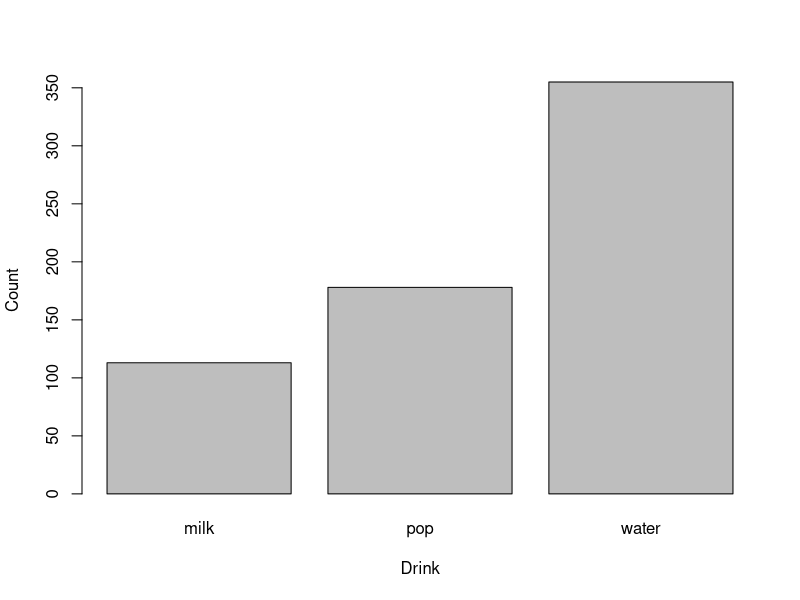
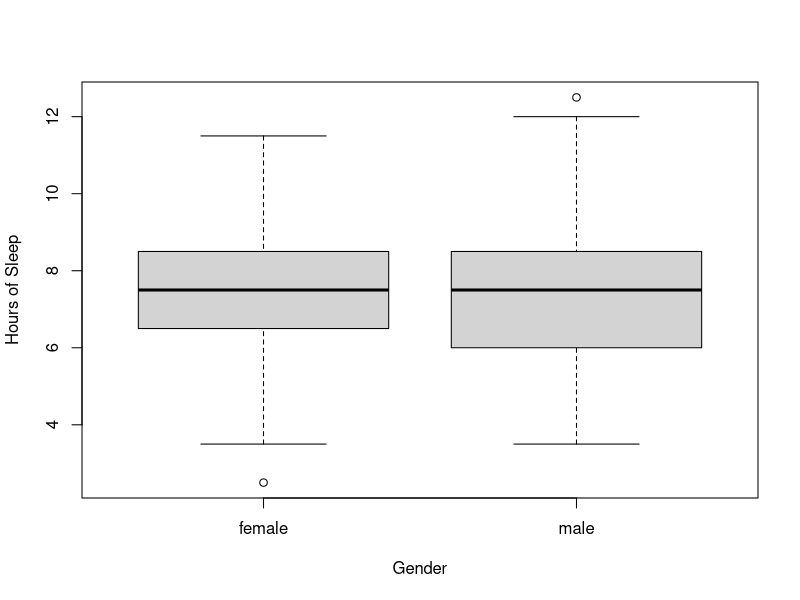
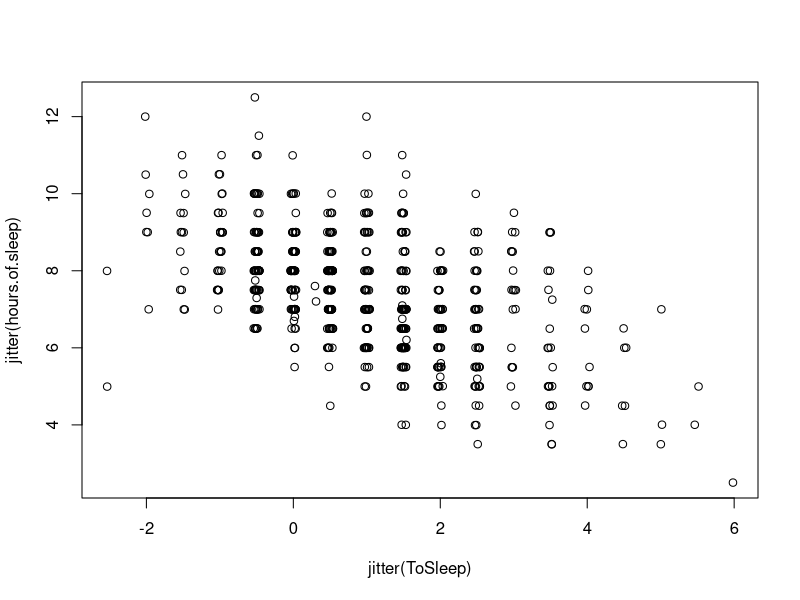
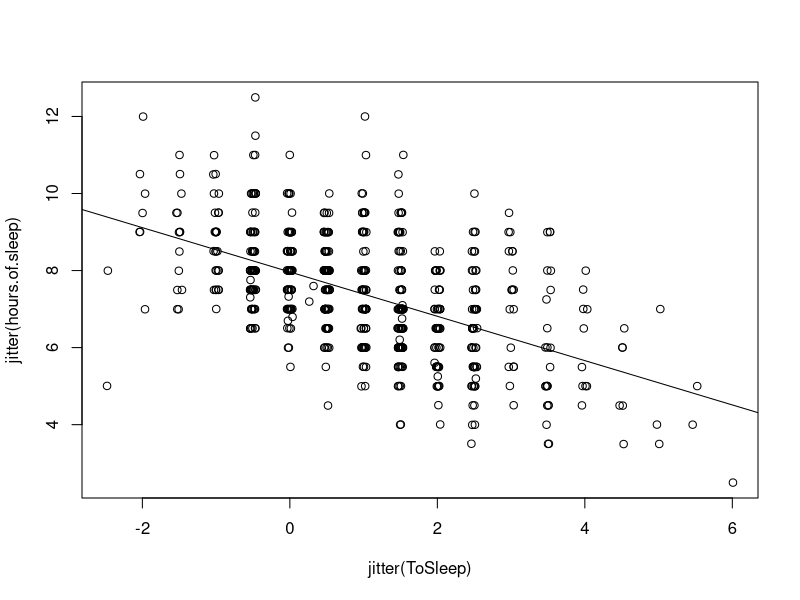

Reproduce these figures in R, in order.
# Chapter 1.2
require(LearnBayes)

defaultChartDim <- 500 # Default size of graphics
dir.create("ch1.2_img")

studentdata[1,]

attach(studentdata)

table(Drink)

png("ch1.2_img/drink_table.png", width=defaultChartDim, height=defaultChartDim)
barplot(table(Drink), xlab="Drink",ylab="Count")
dev.off()

hours.of.sleep = WakeUp - ToSleep

summary(hours.of.sleep)

png("ch1.2_img/hours_of_sleep_by_gender.png", width=defaultChartDim, height=defaultChartDim)
boxplot(hours.of.sleep~Gender,ylab="Hours of Sleep")
dev.off()

female.Haircut=Haircut[Gender=="female"]
male.Haircut=Haircut[Gender=="male"]

summary(female.Haircut)
summary(male.Haircut)

png("ch1.2_img/wakeup_time_vs_hours_of_sleep.png", width=defaultChartDim, height=defaultChartDim)
plot(jitter(ToSleep),jitter(hours.of.sleep))
dev.off()

fit=lm(hours.of.sleep~ToSleep)

fit

png("ch1.2_img/fit_wakeup_time_vs_hours_of_sleep.png", width=defaultChartDim, height=defaultChartDim)
plot(jitter(ToSleep),jitter(hours.of.sleep))
abline(fit)
dev.off()
